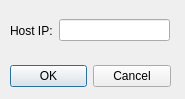
<?xml version="1.0" encoding="UTF-8"?>
<ui version="4.0">
 <class>DialogHostIp</class>
 <widget class="QDialog" name="DialogHostIp">
  <property name="geometry">
   <rect>
    <x>0</x>
    <y>0</y>
    <width>185</width>
    <height>99</height>
   </rect>
  </property>
  <property name="windowTitle">
   <string>Host IP</string>
  </property>
  <widget class="QDialogButtonBox" name="buttonBox">
   <property name="geometry">
    <rect>
     <x>10</x>
     <y>60</y>
     <width>161</width>
     <height>32</height>
    </rect>
   </property>
   <property name="orientation">
    <enum>Qt::Horizontal</enum>
   </property>
   <property name="standardButtons">
    <set>QDialogButtonBox::Cancel|QDialogButtonBox::Ok</set>
   </property>
  </widget>
  <widget class="QWidget" name="horizontalLayoutWidget">
   <property name="geometry">
    <rect>
     <x>10</x>
     <y>10</y>
     <width>160</width>
     <height>41</height>
    </rect>
   </property>
   <layout class="QHBoxLayout" name="horizontalLayout">
    <item>
     <widget class="QLabel" name="label">
      <property name="text">
       <string>Host IP:</string>
      </property>
     </widget>
    </item>
    <item>
     <widget class="QLineEdit" name="lineIp"/>
    </item>
   </layout>
  </widget>
 </widget>
 <resources/>
 <connections>
  <connection>
   <sender>buttonBox</sender>
   <signal>accepted()</signal>
   <receiver>DialogHostIp</receiver>
   <slot>accept()</slot>
   <hints>
    <hint type="sourcelabel">
     <x>248</x>
     <y>254</y>
    </hint>
    <hint type="destinationlabel">
     <x>157</x>
     <y>274</y>
    </hint>
   </hints>
  </connection>
  <connection>
   <sender>buttonBox</sender>
   <signal>rejected()</signal>
   <receiver>DialogHostIp</receiver>
   <slot>reject()</slot>
   <hints>
    <hint type="sourcelabel">
     <x>316</x>
     <y>260</y>
    </hint>
    <hint type="destinationlabel">
     <x>286</x>
     <y>274</y>
    </hint>
   </hints>
  </connection>
 </connections>
</ui>
